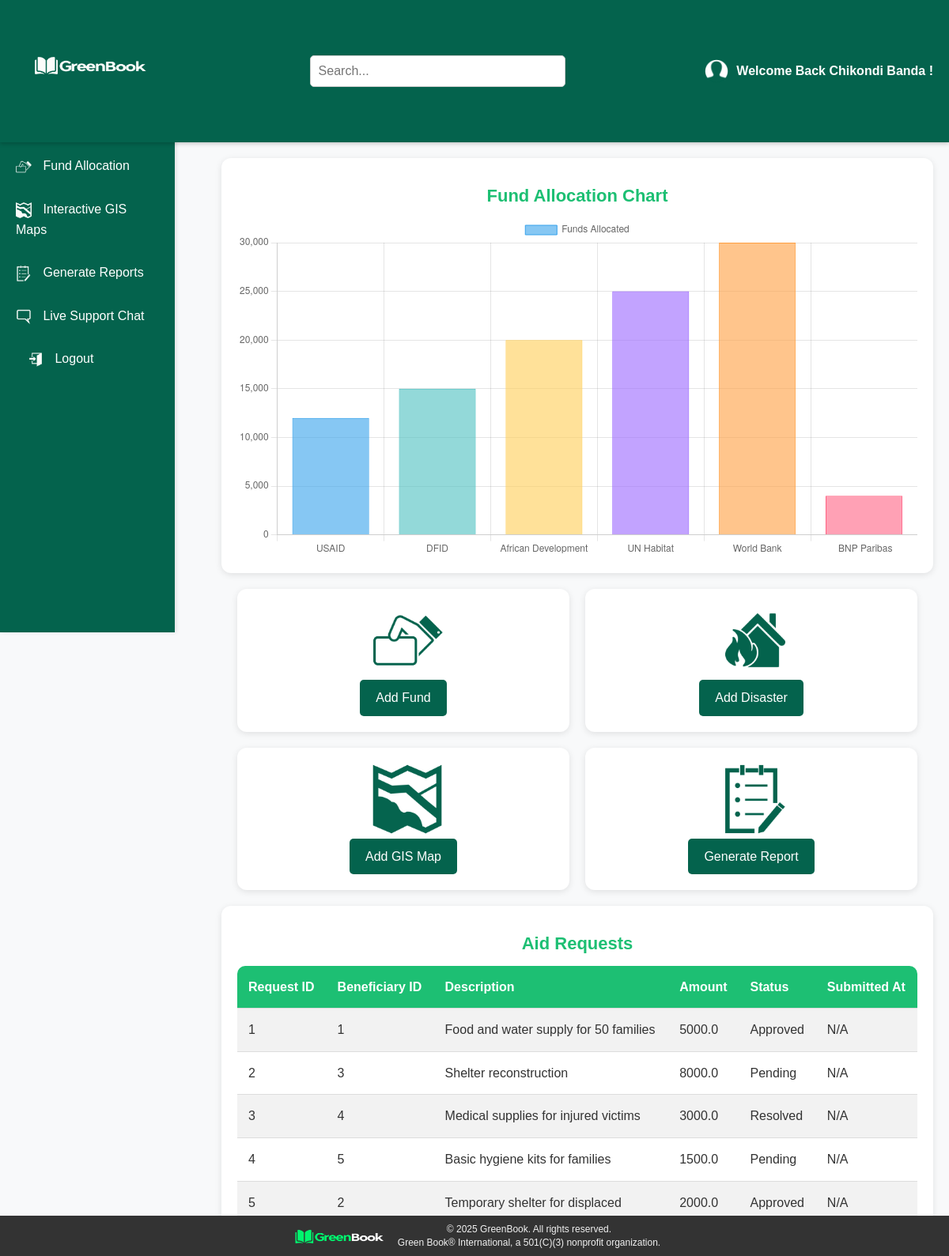
Page /admin_Dashboard (signed in) on the committed database.
### models.py (models this page shows, shortened)
class Users(db.Model, UserMixin):
    user_id = db.Column(db.Integer, primary_key=True)
    name = db.Column(db.String(100), nullable=False)
    email = db.Column(db.String(120), unique=True, nullable=False)
    password = db.Column(db.String(255), nullable=False)
    role = db.Column(db.String(50), nullable=False)
    phone = db.Column(db.String(50), nullable=True)
    latitude = db.Column(db.Float, nullable=True)
    longitude = db.Column(db.Float, nullable=True)
    created_at = db.Column(db.DateTime, default=datetime.utcnow)
    updated_at = db.Column(db.DateTime, default=datetime.utcnow)

class AidRequest(db.Model):
    request_id = db.Column(db.Integer, primary_key=True)
    beneficiary_id = db.Column(db.Integer, db.ForeignKey('beneficiary.beneficiary_id'), nullable=False)
    description = db.Column(db.String(255), nullable=False)
    status = db.Column(db.String(50), default='pending')
    amount = db.Column(db.Float, nullable=False)
    created_at = db.Column(db.DateTime, default=datetime.utcnow)  # Fixed datetime issue
    updated_at = db.Column(db.DateTime, default=datetime.utcnow, onupdate=datetime.utcnow)  # Ensure it updates

### routes.py (the view, shortened to what this page needs)
@routes.route("/admin_Dashboard", methods=['GET', 'POST'])
@login_required
def admin_Dashboard():
    if request.method == 'GET':
        funds = Fund.query.all()  # Renamed from `fund`
        aid_requests = AidRequest.query.all()
        fund_data = [{"donor_name": fund.donor_name, "amount": fund.amount} for fund in funds]
        return render_template('admin_dashboard.html',
                               aid_requests=aid_requests,
                               funds=funds,
                               fund_data=json.dumps(fund_data))

### app.py (called while the page is built)
@login_manager.user_loader
def load_user(user_id):
    return db.session.get(Users, int(user_id))

### templates/admin_dashboard.html (shortened to what this page needs)
{% extends "base.html" %}
{% block content %}
<div class="dashboard-card">
    <h3>Fund Allocation Chart</h3>
    <canvas id="fundChart"></canvas>
</div>
<div class="dashboard-card-container">
    <div class="dashboard-card">
<div class="card-icon">
        <img src="{{ url_for('static', filename='images/add_fund_icon.png') }}" alt="Report Icon" style="height: 90px;">
      </div>
        <a href="{{ url_for('routes.add_fund') }}" class="btn">Add Fund</a>
    </div>
    <div class="dashboard-card">
<div class="card-icon">
        <img src="{{ url_for('static', filename='images/add_disaster_icon.png') }}" alt="Report Icon" style="height: 90px;">
      </div>
        <a href="{{ url_for('routes.add_disaster') }}" class="btn">Add Disaster</a>
    </div>
    <div class="dashboard-card">
<div class="card-icon">
        <img src="{{ url_for('static', filename='images/add_gis_map_icon.png') }}" alt="Report Icon" style="height: 90px;">
      </div>
        <a href="{{ url_for('routes.add_gis_map') }}" class="btn">Add GIS Map</a>
    </div>
    <div class="dashboard-card">
<div class="card-icon">
        <img src="{{ url_for('static', filename='images/card_report_icon.png') }}" alt="Report Icon" style="height: 90px;">
      </div>
        <a href="{{ url_for('routes.generate_report') }}" class="btn">Generate Report</a>
    </div>
</div>
<div class="dashboard-card">
    <h3>Aid Requests</h3>
    <table>
        <tr>
            <th>Request ID</th>
            <th>Beneficiary ID</th>
            <th>Description</th>
            <th>Amount</th>
            <th>Status</th>
            <th>Submitted At</th>
        </tr>
        {% for request in aid_requests %}
        <tr>
            <td>{{ request.request_id }}</td>
            <td>{{ request.beneficiary_id }}</td>
            <td>{{ request.description }}</td>
            <td>{{ request.amount }}</td>
            <td>{{ request.status }}</td>
            <td>
                 {% if request.created_at %}
                {{ request.created_at.strftime('%Y-%m-%d %H:%M:%S') }}
                 {% else %}
                          N/A
                {% endif %}
                 </td>        </tr>
        {% endfor %}
    </table>
</div>
<script>
    // Fetch fund statistics and render the chart
    fetch('/fund_statistics')
        .then(response => response.json())
        .then(data => {
            var ctx = document.getElementById("fundChart").getContext("2d");
            new Chart(ctx, {
                type: 'bar',
                data: {
                    labels: data.donors,
                    datasets: [{
                        label: 'Funds Allocated',
                        data: data.amounts,
                        backgroundColor: [
                            'rgba(54, 162, 235, 0.6)',
                            'rgba(75, 192, 192, 0.6)',
                            'rgba(255, 206, 86, 0.6)',
                            'rgba(153, 102, 255, 0.6)',
                            'rgba(255, 159, 64, 0.6)',
                            'rgba(255, 99, 132, 0.6)'
                        ],
                        borderColor: [
                            'rgba(54, 162, 235, 1)',
                            'rgba(75, 192, 192, 1)',
                            'rgba(255, 206, 86, 1)',
                            'rgba(153, 102, 255, 1)',
                            'rgba(255, 159, 64, 1)',
                            'rgba(255, 99, 132, 1)'
                        ],
                        borderWidth: 1
                    }]
                },
                options: {
                    responsive: true,
                    scales: {
                        y: {
                            beginAtZero: true
                        }
                    }
                }
            });
        })
        .catch(error => {
            console.error("Error fetching fund statistics:", error);
        });
</script>
{% endblock %}

### templates/base.html (shortened to what this page needs)
<!DOCTYPE html>
<html lang="en">
<head>
  <link rel="stylesheet" href="{{ url_for('static', filename='css/styles/style.css') }}">
</head>
<body>
   <header class="navbar">
    <div class="logo-container">
      <h1>
        <a href="{{ url_for('routes.home') }}">
          <img src="{{ url_for('static', filename='images/Logo.png') }}" alt="GreenBook Logo" style="height:150px; vertical-align: middle; margin-right:20px;">
        </a>
      </h1>
    </div>
    <div class="search-container">
      <input type="text" placeholder="Search..." class="search-bar">
    </div>
    <nav class="nav-links">
      <ul>
        {% if current_user.is_authenticated %}
          <li><a href="{{ url_for('routes.home') }}">
             <p style="font-weight: bold; display: flex; align-items: center;">
              <img src="{{ url_for('static', filename='images/profile_icon.png') }}" alt="Profile Image" style="height: 30px; width: 30px; border-radius: 50%; margin-right: 10px;">
              Welcome Back {{ current_user.name }} !
            </p>
          </a></li>
        {% else %}
          <li><a href="{{ url_for('routes.login') }}">Login</a></li>
          <li><a href="{{ url_for('routes.register') }}">Register</a></li>
        {% endif %}
      </ul>
    </nav>
  </header>
  <div class="main-wrapper">
<aside class="sidebar">
  <div class="sidebar-content">
    {% if current_user.is_authenticated %}
      {% if current_user.role == 'admin' %}
        <ul>
          <li><a href="{{ url_for('routes.admin_Dashboard') }}">
          </a></li>
          <li><a href="{{ url_for('routes.view_disasters') }}">
          </a></li>
          <li><a href="{{ url_for('routes.view_funds') }}">
            <img src="{{ url_for('static', filename='images/fund_icon.png') }}" alt="Fund Icon" style="height:20px; width:20px; vertical-align: middle; margin-right: 10px;">
            Fund Allocation
          </a></li>
          <li><a href="{{ url_for('routes.view_gis_maps') }}">
            <img src="{{ url_for('static', filename='images/gis_icon.png') }}" alt="GIS Icon" style="height:20px; width:20px; vertical-align: middle; margin-right: 10px;">
            Interactive GIS Maps
          </a></li>
          <li><a href="{{ url_for('routes.view_reports') }}">
            <img src="{{ url_for('static', filename='images/report_icon.png') }}" alt="Report Icon" style="height:20px; width:20px; vertical-align: middle; margin-right: 10px;">
            Generate Reports
          </a></li>
          <li><a href="{{ url_for('routes.chat') }}">
            <img src="{{ url_for('static', filename='images/chat_icon.png') }}" alt="Chat Icon" style="height:20px; width:20px; vertical-align: middle; margin-right: 10px;">
            Live Support Chat
          </a></li>
        </ul>
      {% endif %}
      <div class="user-info">
        <a href="{{ url_for('routes.logout') }}">
          <img src="{{ url_for('static', filename='images/logout_icon.png') }}" alt="Logout Icon" style="height:20px; width:20px; vertical-align: middle; margin-right: 10px;">
          Logout
        </a>
      </div>
    {% endif %}
  </div>
</aside>
    <main>
      <div class="container">
        {% block content %}{% endblock %}
      </div>
    </main>
  </div>
  <footer>
    <div class="footer-content">
      <div class="footer-logo">
        <img src="{{ url_for('static', filename='images/footer logo .png') }}" alt="GreenBook Logo" class="logo">
      </div>
      <div class="footer-text">
        <p>&copy; 2025 GreenBook. All rights reserved.</p>
        <p>Green Book® International, a 501(C)(3) nonprofit organization.</p>
      </div>
    </div>
  </footer>
</body>
</html>

### static/css/styles/style.css (style rules this page uses)
:root { --primary-color: #04634D; --secondary-color: #1DBF73; --light-bg: #F8F9FA; --dark-text: #333; --white: #fff; --font-family: 'Poppins', sans-serif; --transition-speed: 0.3s; --border-radius: 5px; --box-shadow: 0 2px 5px rgba(0, 0, 0, 0.2); }
* { margin: 0; padding: 0; box-sizing: border-box; font-family: var(--font-family); scroll-behavior: smooth; }
body { background-color: var(--light-bg); color: var(--dark-text); height: 100vh; line-height: 1.6; font-size: 16px; overflow-x: hidden; }
.navbar { background-color: var(--primary-color); display: flex; justify-content: space-between; align-items: center; padding: 15px 20px; color: var(--white); box-shadow: 0 2px 5px rgba(0, 0, 0, 0.2); position: relative; z-index: 10; }
.navbar a { text-decoration: none; color: var(--white); font-weight: 500; padding: 10px 15px; margin: 0 5px; transition: background var(--transition-speed) ease, transform 0.2s ease; }
.logo-container h1 { margin: 0; }
.search-container { flex-grow: 1; display: flex; justify-content: center; }
.search-bar { padding: 10px; border: 1px solid #ccc; border-radius: 5px; width: 50%; max-width: 400px; }
.nav-links ul { list-style: none; display: flex; margin: 0; padding: 0; }
.nav-links li { margin-left: 15px; }
.sidebar { width: 221px; height: 100vh; background-color: var(--primary-color); padding: 20px; color: var(--white); position: fixed; left: 0; top: 0; display: flex; flex-direction: column; transition: all var(--transition-speed) ease; overflow-y: auto; box-shadow: 2px 0 5px rgba(0, 0, 0, 0.1); z-index: 5; }
@media (min-width: 1024px) { .sidebar { display: flex; } }
.sidebar a { color: var(--white); text-decoration: none; padding: 12px 15px; margin: 5px 0; border-radius: var(--border-radius); display: block; transition: background var(--transition-speed) ease, transform 0.2s ease; }
.sidebar ul, .sidebar li a { list-style-type: none; padding-left: 0; }
.container { margin-left: 260px; padding: 20px; }
.btn { background-color: var(--primary-color); color: var(--white); padding: 12px 20px; border: none; border-radius: var(--border-radius); font-size: 16px; cursor: pointer; transition: background-color var(--transition-speed) ease, transform 0.2s ease; position: relative; }
.dashboard-card-container { display: grid; gap: 20px; grid-template-columns: repeat(2, 1fr); padding: 20px; }
.dashboard-card { background-color: var(--white); padding: 20px; border-radius: 12px; box-shadow: 0 2px 8px rgba(0, 0, 0, 0.1); text-align: center; transition: transform var(--transition-speed) ease, box-shadow var(--transition-speed) ease; }
.dashboard-card h3 { font-size: 22px; font-weight: bold; color: var(--secondary-color); margin: 10px 0; }
.dashboard-card .card-icon { width: 80px; height: 80px; margin-bottom: 15px; display: block; margin-left: auto; margin-right: auto; object-fit: cover; border-radius: 50%; }
.dashboard-card .btn { display: inline-block; background-color: var(--primary-color); color: #fff; padding: 10px 20px; text-decoration: none; border-radius: 5px; transition: background-color 0.3s ease; }
table { width: 100%; min-width: 600px; border-collapse: collapse; background-color: var(--white); border-radius: 10px; overflow: hidden; }
th, td { padding: 14px; border-bottom: 1px solid #ddd; text-align: left; }
th { background-color: var(--secondary-color); color: var(--white); }
tr:nth-child(even) { background-color: #f2f2f2; }
input, select, textarea { width: 100%; padding: 12px; margin: 10px 0; border: 1px solid #ccc; border-radius: var(--border-radius); font-size: 16px; transition: all var(--transition-speed) ease; }
footer { position: fixed; bottom: 0; width: 100%; background-color: #333; color: #f1f1f1; text-align: center; padding: 8px 0; font-size: 12px; z-index: 10; }
.footer-content { display: flex; justify-content: center; align-items: center; gap: 10px; max-width: 1200px; margin: auto; padding: 0 20px; }
.footer-logo img { width: 120px; height: auto; margin-right: 8px; }
.footer-text p { margin: 2px 0; line-height: 1.2; }

### rows in the picture
Users: name "Chikondi Banda"
AidRequest: request_id "1", beneficiary_id "1", description "Food and water supply for 50 families", amount "5000.0", status "Approved", shows "N/A"
AidRequest: request_id "2", beneficiary_id "3", description "Shelter reconstruction", amount "8000.0", status "Pending", shows "N/A"
AidRequest: request_id "3", beneficiary_id "4", description "Medical supplies for injured victims", amount "3000.0", status "Resolved", shows "N/A"
AidRequest: request_id "4", beneficiary_id "5", description "Basic hygiene kits for families", amount "1500.0", status "Pending", shows "N/A"
AidRequest: request_id "5", beneficiary_id "2", description "Temporary shelter for displaced", amount "2000.0", status "Approved", shows "N/A"
